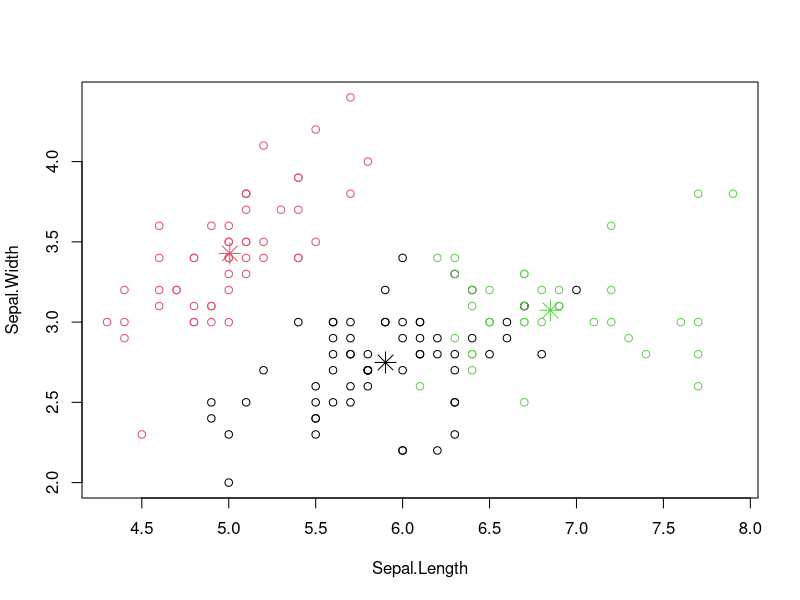

The R source for this figure:
newiris = iris
newiris$Species = NULL
kc = kmeans(newiris,3)
table(iris$Species, kc$cluster)
png(file="kmeans.png")
plot(newiris[c("Sepal.Length","Sepal.Width")], col=kc$cluster)
points(kc$centers[,c("Sepal.Length","Sepal.Width")], col=1:3, pch=8, cex=2)